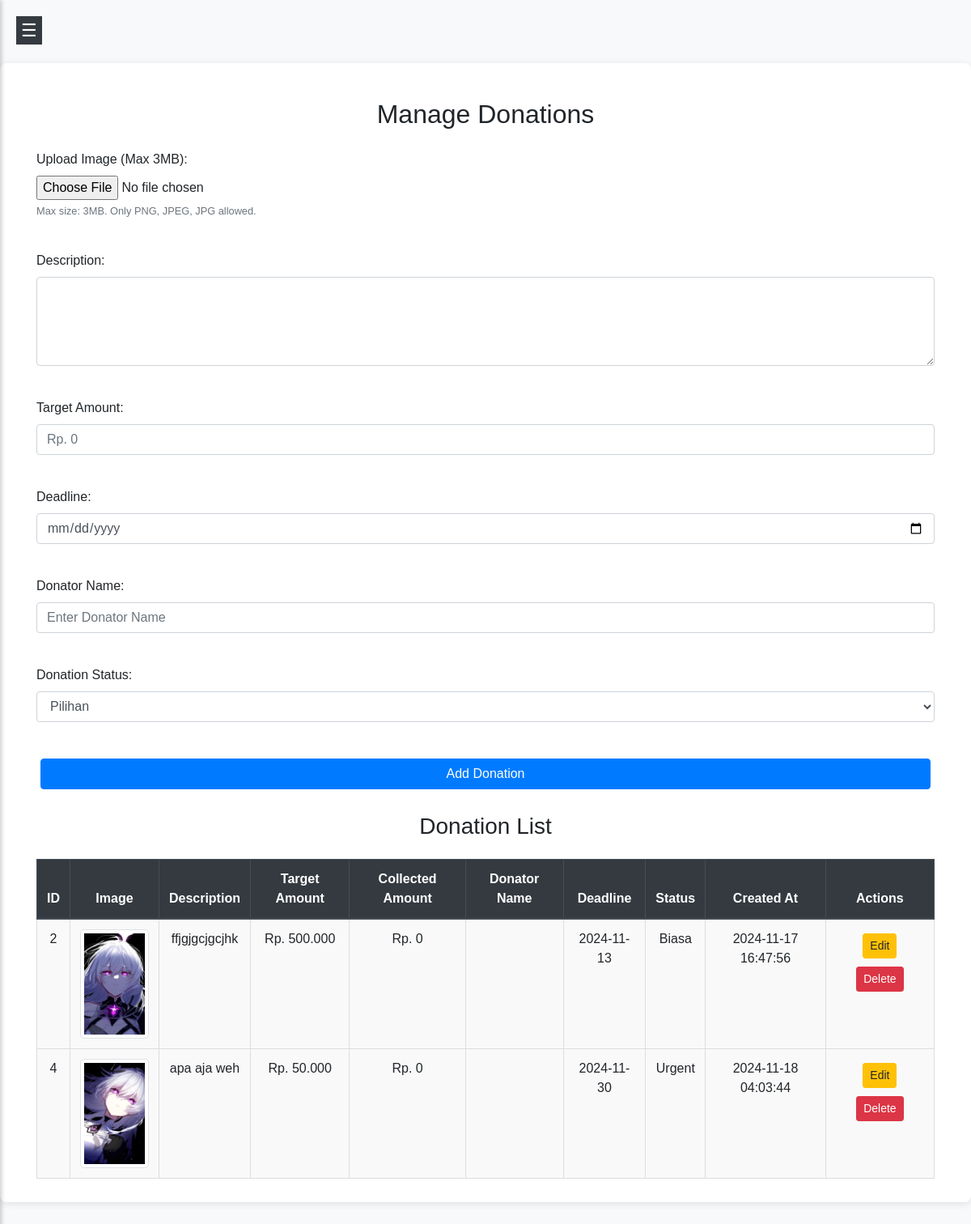
The page /view/admin/manage_donations.php (signed in) on the database its author committed.
### tables this page shows
CREATE TABLE `manage_donations` (
  `id` int NOT NULL,
  `image` varchar(255) DEFAULT NULL,
  `description` text,
  `target_amount` decimal(15,2) NOT NULL,
  `deadline` date DEFAULT NULL,
  `created_at` timestamp NULL DEFAULT CURRENT_TIMESTAMP,
  `admin_id` int DEFAULT NULL,
  `collected_amount` decimal(15,2) DEFAULT '0.00',
  `status_donation` enum('urgent','biasa') DEFAULT 'biasa'
);

### view/admin/manage_donations.php (the view, shortened to what this page needs)
<?php
require_once '../../config/db.php';
?>
<!DOCTYPE html>
<html lang="en">
<head>
    <link rel="stylesheet" href="https://stackpath.bootstrapcdn.com/bootstrap/4.5.2/css/bootstrap.min.css">
    <link rel="stylesheet" href="../../assets/design/managedonations.css">
</head>
<body>
    <?php include 'sidebar.php'; ?>
    <div class="main-content" id="mainContent">
        <div class="container">
            <h2 class="my-4">Manage Donations</h2>
            <form action="manage_donations.php" method="POST" enctype="multipart/form-data" class="mb-4">
                <div class="form-group">
                    <label for="image">Upload Image (Max 3MB):</label>
                    <input type="file" name="image" id="image" class="form-control-file" required accept="image/png, image/jpeg, image/jpg">
                    <small class="form-text text-muted">Max size: 3MB. Only PNG, JPEG, JPG allowed.</small>
                </div>
                <div class="form-group">
                    <label for="description">Description:</label>
                    <textarea name="description" id="description" class="form-control" rows="4" required></textarea>
                </div>
                <div class="form-group">
                    <label for="target_amount">Target Amount:</label>
                    <input type="text" name="target_amount" id="target_amount" class="form-control" placeholder="Rp. 0" required>
                </div>
                <div class="form-group">
                    <label for="deadline">Deadline:</label>
                    <input type="date" name="deadline" id="deadline" class="form-control" required>
                </div>
                <div class="form-group">
                    <label for="donator_name">Donator Name:</label>
                    <input type="text" name="donator_name" id="donator_name" class="form-control" placeholder="Enter Donator Name" required>
                </div>
                <div class="form-group">
                    <label for="status_donation">Donation Status:</label>
                    <select name="status_donation" id="status_donation" class="form-control" required>
                        <option value="pilihan">Pilihan</option>
                    </select>
                </div>
                <button type="submit" class="btn btn-primary">Add Donation</button>
            </form>
            <h3 class="my-4">Donation List</h3>
            <div class="table-responsive">
                <table class="table table-striped">
                    <thead class="thead-dark">
                        <tr>
                            <th>ID</th>
                            <th>Image</th>
                            <th>Description</th>
                            <th>Target Amount</th>
                            <th>Collected Amount</th>
                            <th>Donator Name</th>
                            <th>Deadline</th>
                            <th>Status</th>
                            <th>Created At</th>
                            <th>Actions</th>
                        </tr>
                    </thead>
                    <tbody>
                        <?php
                        if ($conn) {
                            $result = $conn->query("SELECT * FROM manage_donations ORDER BY id ASC");
                            while ($row = $result->fetch_assoc()) {
                                echo "<tr>";
                                echo "<td>" . htmlspecialchars($row['id']) . "</td>";
                                echo "<td><img src='../../uploads/{$row['image']}' width='100' class='img-thumbnail'></td>";
                                echo "<td>" . htmlspecialchars($row['description']) . "</td>";
                                echo "<td>Rp. " . number_format($row['target_amount'], 0, ',', '.') . "</td>";
                                echo "<td>Rp. " . number_format($row['collected_amount'], 0, ',', '.') . "</td>";
                                echo "<td>" . htmlspecialchars($row['donator_name']) . "</td>";
                                echo "<td>" . htmlspecialchars($row['deadline']) . "</td>";
                                echo "<td>" . ucfirst(htmlspecialchars($row['status_donation'])) . "</td>";
                                echo "<td>" . htmlspecialchars($row['created_at']) . "</td>";
                                echo "<td>
                                        <a href='edit_donation.php?id={$row['id']}' class='btn btn-warning btn-sm'>Edit</a>
                                        <button class='btn btn-danger btn-sm' data-id='{$row['id']}' onclick='confirmDelete({$row['id']})'>Delete</button>
                                     </td>";
                                echo "</tr>";
                            }
                        } else {
                            echo "<tr><td colspan='10'>Database connection failed!</td></tr>";
                        }
                        ?>
                    </tbody>
                </table>
            </div>
        </div>
    </div>
</body>
</html>

### view/admin/sidebar.php (shortened to what this page needs)
<!DOCTYPE html>
<html lang="en">
<head>
    <link href="https://cdn.jsdelivr.net/npm/bootstrap@4.5.2/dist/css/bootstrap.min.css" rel="stylesheet">
</head>
<body>
    <button class="open-sidebar" id="openSidebar">☰</button>
</body>
</html>

### assets/design/managedonations.css (style rules this page uses)
body { margin: 0; font-family: 'Courier New', Courier, monospace; background-color: #f0f0f0; display: flex; justify-content: center; align-items: center; height: 100vh; overflow: hidden; }
.main-content { flex: 1; width: 100%; max-width: 1200px; padding: 20px; box-sizing: border-box; background-color: white; box-shadow: 0 2px 10px rgba(0, 0, 0, 0.1); border-radius: 8px; overflow-y: auto; height: 90vh; }
h2, h3 { text-align: center; margin-bottom: 20px; }
form { display: flex; flex-direction: column; gap: 20px; margin-bottom: 30px; }
form .form-group { margin-bottom: 20px; }
form input, form textarea { width: 100%; }
.table-responsive { margin-top: 20px; overflow-x: auto; }
.table { width: 100%; border-collapse: collapse; }
.table th, .table td { text-align: center; padding: 12px; border: 1px solid #ddd; }
.table th { background-color: #007bff; color: white; }
.table td { background-color: #f9f9f9; }
.table img { width: 100px; height: auto; border-radius: 5px; }
.btn { display: inline-block; padding: 10px 20px; font-size: 14px; margin: 5px; text-align: center; border-radius: 5px; cursor: pointer; }
.btn-primary { background-color: #007bff; color: white; border: none; }
.btn-danger { background-color: #dc3545; color: white; border: none; }
.btn-warning { background-color: #ffc107; color: white; border: none; }

### view/admin/sidebar.php (style rules this page uses)
body { margin: 0; font-family: 'Arial', sans-serif; background-color: #f8f9fa; display: flex; height: 100vh; overflow: hidden; }
.open-sidebar { background-color: #343a40; color: white; border: none; position: absolute; top: 20px; left: 20px; font-size: 22px; cursor: pointer; z-index: 1000; }

### rows shown on the page
manage_donations: id "2", image (picture), description "ffjgjgcjgcjhk", target_amount "500.000", collected_amount "0", deadline "2024-11-13", status_donation "Biasa", created_at "2024-11-17 16:47:56"
manage_donations: id "4", image (picture), description "apa aja weh", target_amount "50.000", collected_amount "0", deadline "2024-11-30", status_donation "Urgent", created_at "2024-11-18 04:03:44"
